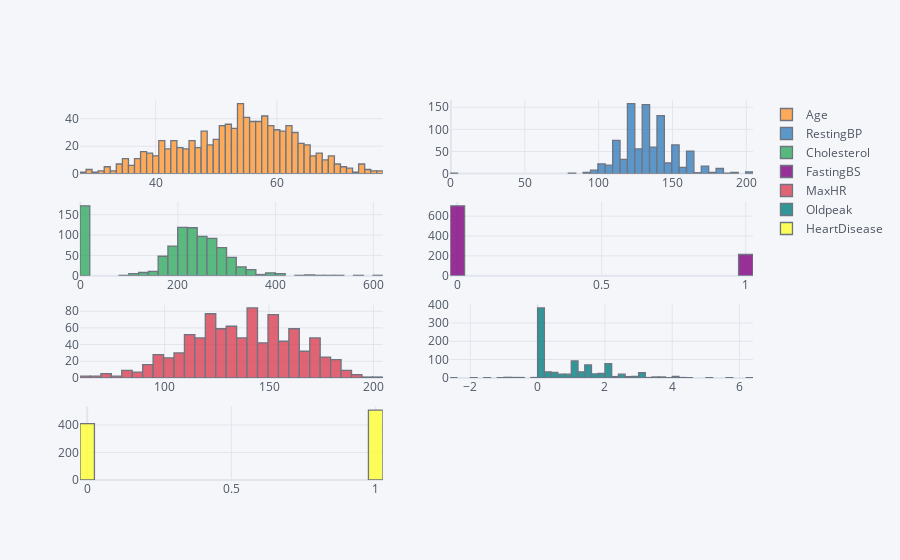

The notebook cell this image was saved under:
### Code cell
df[numerical].iplot(kind='histogram' ,subplots=True,bins=50)

### Figure 1 — Plotly figure (JSON) as saved in the notebook; plotly's stock layout.template omitted (floating-point values rounded to 4 significant figures; data arrays with more than 128 entries replaced by an {"elided": "..."} marker saying what was removed)
{"data": [{"histfunc": "count", "histnorm": "", "marker": {"color": "rgba(255, 153, 51, 1.0)", "line": {"color": "#4D5663", "width": 1.3}}, "name": "Age", "nbinsx": 50, "opacity": 0.8, "orientation": "v", "type": "histogram", "x": {"elided": "918 int values"}, "xaxis": "x", "yaxis": "y"}, {"histfunc": "count", "histnorm": "", "marker": {"color": "rgba(55, 128, 191, 1.0)", "line": {"color": "#4D5663", "width": 1.3}}, "name": "RestingBP", "nbinsx": 50, "opacity": 0.8, "orientation": "v", "type": "histogram", "x": {"elided": "918 int values"}, "xaxis": "x2", "yaxis": "y2"}, {"histfunc": "count", "histnorm": "", "marker": {"color": "rgba(50, 171, 96, 1.0)", "line": {"color": "#4D5663", "width": 1.3}}, "name": "Cholesterol", "nbinsx": 50, "opacity": 0.8, "orientation": "v", "type": "histogram", "x": {"elided": "918 int values"}, "xaxis": "x3", "yaxis": "y3"}, {"histfunc": "count", "histnorm": "", "marker": {"color": "rgba(128, 0, 128, 1.0)", "line": {"color": "#4D5663", "width": 1.3}}, "name": "FastingBS", "nbinsx": 50, "opacity": 0.8, "orientation": "v", "type": "histogram", "x": {"elided": "918 int values"}, "xaxis": "x4", "yaxis": "y4"}, {"histfunc": "count", "histnorm": "", "marker": {"color": "rgba(219, 64, 82, 1.0)", "line": {"color": "#4D5663", "width": 1.3}}, "name": "MaxHR", "nbinsx": 50, "opacity": 0.8, "orientation": "v", "type": "histogram", "x": {"elided": "918 int values"}, "xaxis": "x5", "yaxis": "y5"}, {"histfunc": "count", "histnorm": "", "marker": {"color": "rgba(0, 128, 128, 1.0)", "line": {"color": "#4D5663", "width": 1.3}}, "name": "Oldpeak", "nbinsx": 50, "opacity": 0.8, "orientation": "v", "type": "histogram", "x": {"elided": "918 float values"}, "xaxis": "x6", "yaxis": "y6"}, {"histfunc": "count", "histnorm": "", "marker": {"color": "rgba(255, 255, 51, 1.0)", "line": {"color": "#4D5663", "width": 1.3}}, "name": "HeartDisease", "nbinsx": 50, "opacity": 0.8, "orientation": "v", "type": "histogram", "x": {"elided": "918 int values"}, "xaxis": "x7", "yaxis": "y7"}], "layout": {"barmode": "overlay", "legend": {"bgcolor": "#F5F6F9", "font": {"color": "#4D5663"}}, "paper_bgcolor": "#F5F6F9", "plot_bgcolor": "#F5F6F9", "title": {"font": {"color": "#4D5663"}}, "xaxis": {"anchor": "y", "domain": [0, 0.45], "gridcolor": "#E1E5ED", "showgrid": true, "tickfont": {"color": "#4D5663"}, "title": {"font": {"color": "#4D5663"}, "text": ""}, "zerolinecolor": "#E1E5ED"}, "xaxis2": {"anchor": "y2", "domain": [0.55, 1], "gridcolor": "#E1E5ED", "showgrid": true, "tickfont": {"color": "#4D5663"}, "title": {"font": {"color": "#4D5663"}, "text": ""}, "zerolinecolor": "#E1E5ED"}, "xaxis3": {"anchor": "y3", "domain": [0, 0.45], "gridcolor": "#E1E5ED", "showgrid": true, "tickfont": {"color": "#4D5663"}, "title": {"font": {"color": "#4D5663"}, "text": ""}, "zerolinecolor": "#E1E5ED"}, "xaxis4": {"anchor": "y4", "domain": [0.55, 1], "gridcolor": "#E1E5ED", "showgrid": true, "tickfont": {"color": "#4D5663"}, "title": {"font": {"color": "#4D5663"}, "text": ""}, "zerolinecolor": "#E1E5ED"}, "xaxis5": {"anchor": "y5", "domain": [0, 0.45], "gridcolor": "#E1E5ED", "showgrid": true, "tickfont": {"color": "#4D5663"}, "title": {"font": {"color": "#4D5663"}, "text": ""}, "zerolinecolor": "#E1E5ED"}, "xaxis6": {"anchor": "y6", "domain": [0.55, 1], "gridcolor": "#E1E5ED", "showgrid": true, "tickfont": {"color": "#4D5663"}, "title": {"font": {"color": "#4D5663"}, "text": ""}, "zerolinecolor": "#E1E5ED"}, "xaxis7": {"anchor": "y7", "domain": [0, 0.45], "gridcolor": "#E1E5ED", "showgrid": true, "tickfont": {"color": "#4D5663"}, "title": {"font": {"color": "#4D5663"}, "text": ""}, "zerolinecolor": "#E1E5ED"}, "yaxis": {"anchor": "x", "domain": [0.8063, 1], "gridcolor": "#E1E5ED", "showgrid": true, "tickfont": {"color": "#4D5663"}, "title": {"font": {"color": "#4D5663"}, "text": ""}, "zerolinecolor": "#E1E5ED"}, "yaxis2": {"anchor": "x2", "domain": [0.8063, 1], "gridcolor": "#E1E5ED", "showgrid": true, "tickfont": {"color": "#4D5663"}, "title": {"font": {"color": "#4D5663"}, "text": ""}, "zerolinecolor": "#E1E5ED"}, "yaxis3": {"anchor": "x3", "domain": [0.5375, 0.7312], "gridcolor": "#E1E5ED", "showgrid": true, "tickfont": {"color": "#4D5663"}, "title": {"font": {"color": "#4D5663"}, "text": ""}, "zerolinecolor": "#E1E5ED"}, "yaxis4": {"anchor": "x4", "domain": [0.5375, 0.7312], "gridcolor": "#E1E5ED", "showgrid": true, "tickfont": {"color": "#4D5663"}, "title": {"font": {"color": "#4D5663"}, "text": ""}, "zerolinecolor": "#E1E5ED"}, "yaxis5": {"anchor": "x5", "domain": [0.2687, 0.4625], "gridcolor": "#E1E5ED", "showgrid": true, "tickfont": {"color": "#4D5663"}, "title": {"font": {"color": "#4D5663"}, "text": ""}, "zerolinecolor": "#E1E5ED"}, "yaxis6": {"anchor": "x6", "domain": [0.2687, 0.4625], "gridcolor": "#E1E5ED", "showgrid": true, "tickfont": {"color": "#4D5663"}, "title": {"font": {"color": "#4D5663"}, "text": ""}, "zerolinecolor": "#E1E5ED"}, "yaxis7": {"anchor": "x7", "domain": [0, 0.1938], "gridcolor": "#E1E5ED", "showgrid": true, "tickfont": {"color": "#4D5663"}, "title": {"font": {"color": "#4D5663"}, "text": ""}, "zerolinecolor": "#E1E5ED"}}}
